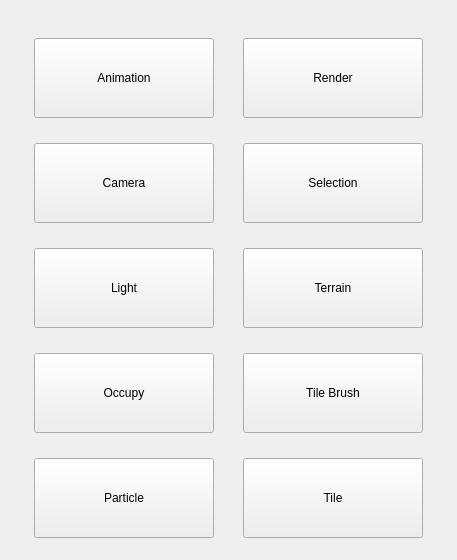
<?xml version="1.0" encoding="UTF-8"?>
<ui version="4.0">
 <class>add_comp_dialog</class>
 <widget class="QDialog" name="add_comp_dialog">
  <property name="geometry">
   <rect>
    <x>0</x>
    <y>0</y>
    <width>457</width>
    <height>560</height>
   </rect>
  </property>
  <property name="windowTitle">
   <string>Dialog</string>
  </property>
  <layout class="QGridLayout" name="gridLayout">
   <item row="0" column="0">
    <widget class="QToolButton" name="tb_anim">
     <property name="minimumSize">
      <size>
       <width>180</width>
       <height>80</height>
      </size>
     </property>
     <property name="maximumSize">
      <size>
       <width>64</width>
       <height>64</height>
      </size>
     </property>
     <property name="text">
      <string>Animation</string>
     </property>
     <property name="icon">
      <iconset resource="../toolkit.qrc">
       <normaloff>:/ResourceIcons/icons/default_comp.png</normaloff>:/ResourceIcons/icons/default_comp.png</iconset>
     </property>
     <property name="iconSize">
      <size>
       <width>64</width>
       <height>64</height>
      </size>
     </property>
     <property name="popupMode">
      <enum>QToolButton::InstantPopup</enum>
     </property>
     <property name="toolButtonStyle">
      <enum>Qt::ToolButtonTextBesideIcon</enum>
     </property>
     <property name="autoRaise">
      <bool>false</bool>
     </property>
    </widget>
   </item>
   <item row="0" column="1">
    <widget class="QToolButton" name="tb_render">
     <property name="minimumSize">
      <size>
       <width>180</width>
       <height>80</height>
      </size>
     </property>
     <property name="maximumSize">
      <size>
       <width>64</width>
       <height>64</height>
      </size>
     </property>
     <property name="text">
      <string>Render</string>
     </property>
     <property name="icon">
      <iconset resource="../toolkit.qrc">
       <normaloff>:/ResourceIcons/icons/default_comp.png</normaloff>:/ResourceIcons/icons/default_comp.png</iconset>
     </property>
     <property name="iconSize">
      <size>
       <width>64</width>
       <height>64</height>
      </size>
     </property>
     <property name="popupMode">
      <enum>QToolButton::InstantPopup</enum>
     </property>
     <property name="toolButtonStyle">
      <enum>Qt::ToolButtonTextBesideIcon</enum>
     </property>
     <property name="autoRaise">
      <bool>false</bool>
     </property>
    </widget>
   </item>
   <item row="1" column="0">
    <widget class="QToolButton" name="tb_cam">
     <property name="minimumSize">
      <size>
       <width>180</width>
       <height>80</height>
      </size>
     </property>
     <property name="maximumSize">
      <size>
       <width>64</width>
       <height>64</height>
      </size>
     </property>
     <property name="text">
      <string>Camera</string>
     </property>
     <property name="icon">
      <iconset resource="../toolkit.qrc">
       <normaloff>:/ResourceIcons/icons/default_comp.png</normaloff>:/ResourceIcons/icons/default_comp.png</iconset>
     </property>
     <property name="iconSize">
      <size>
       <width>64</width>
       <height>64</height>
      </size>
     </property>
     <property name="popupMode">
      <enum>QToolButton::InstantPopup</enum>
     </property>
     <property name="toolButtonStyle">
      <enum>Qt::ToolButtonTextBesideIcon</enum>
     </property>
     <property name="autoRaise">
      <bool>false</bool>
     </property>
    </widget>
   </item>
   <item row="1" column="1">
    <widget class="QToolButton" name="tb_sel">
     <property name="minimumSize">
      <size>
       <width>180</width>
       <height>80</height>
      </size>
     </property>
     <property name="maximumSize">
      <size>
       <width>64</width>
       <height>64</height>
      </size>
     </property>
     <property name="text">
      <string>Selection</string>
     </property>
     <property name="icon">
      <iconset resource="../toolkit.qrc">
       <normaloff>:/ResourceIcons/icons/default_comp.png</normaloff>:/ResourceIcons/icons/default_comp.png</iconset>
     </property>
     <property name="iconSize">
      <size>
       <width>64</width>
       <height>64</height>
      </size>
     </property>
     <property name="popupMode">
      <enum>QToolButton::InstantPopup</enum>
     </property>
     <property name="toolButtonStyle">
      <enum>Qt::ToolButtonTextBesideIcon</enum>
     </property>
     <property name="autoRaise">
      <bool>false</bool>
     </property>
    </widget>
   </item>
   <item row="2" column="0">
    <widget class="QToolButton" name="tb_light">
     <property name="minimumSize">
      <size>
       <width>180</width>
       <height>80</height>
      </size>
     </property>
     <property name="maximumSize">
      <size>
       <width>64</width>
       <height>64</height>
      </size>
     </property>
     <property name="text">
      <string>Light</string>
     </property>
     <property name="icon">
      <iconset resource="../toolkit.qrc">
       <normaloff>:/ResourceIcons/icons/default_comp.png</normaloff>:/ResourceIcons/icons/default_comp.png</iconset>
     </property>
     <property name="iconSize">
      <size>
       <width>64</width>
       <height>64</height>
      </size>
     </property>
     <property name="popupMode">
      <enum>QToolButton::InstantPopup</enum>
     </property>
     <property name="toolButtonStyle">
      <enum>Qt::ToolButtonTextBesideIcon</enum>
     </property>
     <property name="autoRaise">
      <bool>false</bool>
     </property>
    </widget>
   </item>
   <item row="2" column="1">
    <widget class="QToolButton" name="tb_terrain">
     <property name="minimumSize">
      <size>
       <width>180</width>
       <height>80</height>
      </size>
     </property>
     <property name="maximumSize">
      <size>
       <width>64</width>
       <height>64</height>
      </size>
     </property>
     <property name="text">
      <string>Terrain</string>
     </property>
     <property name="icon">
      <iconset resource="../toolkit.qrc">
       <normaloff>:/ResourceIcons/icons/default_comp.png</normaloff>:/ResourceIcons/icons/default_comp.png</iconset>
     </property>
     <property name="iconSize">
      <size>
       <width>64</width>
       <height>64</height>
      </size>
     </property>
     <property name="popupMode">
      <enum>QToolButton::InstantPopup</enum>
     </property>
     <property name="toolButtonStyle">
      <enum>Qt::ToolButtonTextBesideIcon</enum>
     </property>
     <property name="autoRaise">
      <bool>false</bool>
     </property>
    </widget>
   </item>
   <item row="3" column="0">
    <widget class="QToolButton" name="tb_occupy">
     <property name="minimumSize">
      <size>
       <width>180</width>
       <height>80</height>
      </size>
     </property>
     <property name="maximumSize">
      <size>
       <width>64</width>
       <height>64</height>
      </size>
     </property>
     <property name="text">
      <string>Occupy</string>
     </property>
     <property name="icon">
      <iconset resource="../toolkit.qrc">
       <normaloff>:/ResourceIcons/icons/default_comp.png</normaloff>:/ResourceIcons/icons/default_comp.png</iconset>
     </property>
     <property name="iconSize">
      <size>
       <width>64</width>
       <height>64</height>
      </size>
     </property>
     <property name="popupMode">
      <enum>QToolButton::InstantPopup</enum>
     </property>
     <property name="toolButtonStyle">
      <enum>Qt::ToolButtonTextBesideIcon</enum>
     </property>
     <property name="autoRaise">
      <bool>false</bool>
     </property>
    </widget>
   </item>
   <item row="3" column="1">
    <widget class="QToolButton" name="tb_tile_brush">
     <property name="minimumSize">
      <size>
       <width>180</width>
       <height>80</height>
      </size>
     </property>
     <property name="maximumSize">
      <size>
       <width>64</width>
       <height>64</height>
      </size>
     </property>
     <property name="text">
      <string>Tile Brush</string>
     </property>
     <property name="icon">
      <iconset resource="../toolkit.qrc">
       <normaloff>:/ResourceIcons/icons/default_comp.png</normaloff>:/ResourceIcons/icons/default_comp.png</iconset>
     </property>
     <property name="iconSize">
      <size>
       <width>64</width>
       <height>64</height>
      </size>
     </property>
     <property name="popupMode">
      <enum>QToolButton::InstantPopup</enum>
     </property>
     <property name="toolButtonStyle">
      <enum>Qt::ToolButtonTextBesideIcon</enum>
     </property>
     <property name="autoRaise">
      <bool>false</bool>
     </property>
    </widget>
   </item>
   <item row="4" column="0">
    <widget class="QToolButton" name="tb_particle">
     <property name="minimumSize">
      <size>
       <width>180</width>
       <height>80</height>
      </size>
     </property>
     <property name="maximumSize">
      <size>
       <width>64</width>
       <height>64</height>
      </size>
     </property>
     <property name="text">
      <string>Particle</string>
     </property>
     <property name="icon">
      <iconset resource="../toolkit.qrc">
       <normaloff>:/ResourceIcons/icons/default_comp.png</normaloff>:/ResourceIcons/icons/default_comp.png</iconset>
     </property>
     <property name="iconSize">
      <size>
       <width>64</width>
       <height>64</height>
      </size>
     </property>
     <property name="popupMode">
      <enum>QToolButton::InstantPopup</enum>
     </property>
     <property name="toolButtonStyle">
      <enum>Qt::ToolButtonTextBesideIcon</enum>
     </property>
     <property name="autoRaise">
      <bool>false</bool>
     </property>
    </widget>
   </item>
   <item row="4" column="1">
    <widget class="QToolButton" name="tb_tile">
     <property name="minimumSize">
      <size>
       <width>180</width>
       <height>80</height>
      </size>
     </property>
     <property name="maximumSize">
      <size>
       <width>64</width>
       <height>64</height>
      </size>
     </property>
     <property name="text">
      <string>Tile</string>
     </property>
     <property name="icon">
      <iconset resource="../toolkit.qrc">
       <normaloff>:/ResourceIcons/icons/default_comp.png</normaloff>:/ResourceIcons/icons/default_comp.png</iconset>
     </property>
     <property name="iconSize">
      <size>
       <width>64</width>
       <height>64</height>
      </size>
     </property>
     <property name="popupMode">
      <enum>QToolButton::InstantPopup</enum>
     </property>
     <property name="toolButtonStyle">
      <enum>Qt::ToolButtonTextBesideIcon</enum>
     </property>
     <property name="autoRaise">
      <bool>false</bool>
     </property>
    </widget>
   </item>
  </layout>
 </widget>
 <resources>
  <include location="../toolkit.qrc"/>
 </resources>
 <connections/>
</ui>
